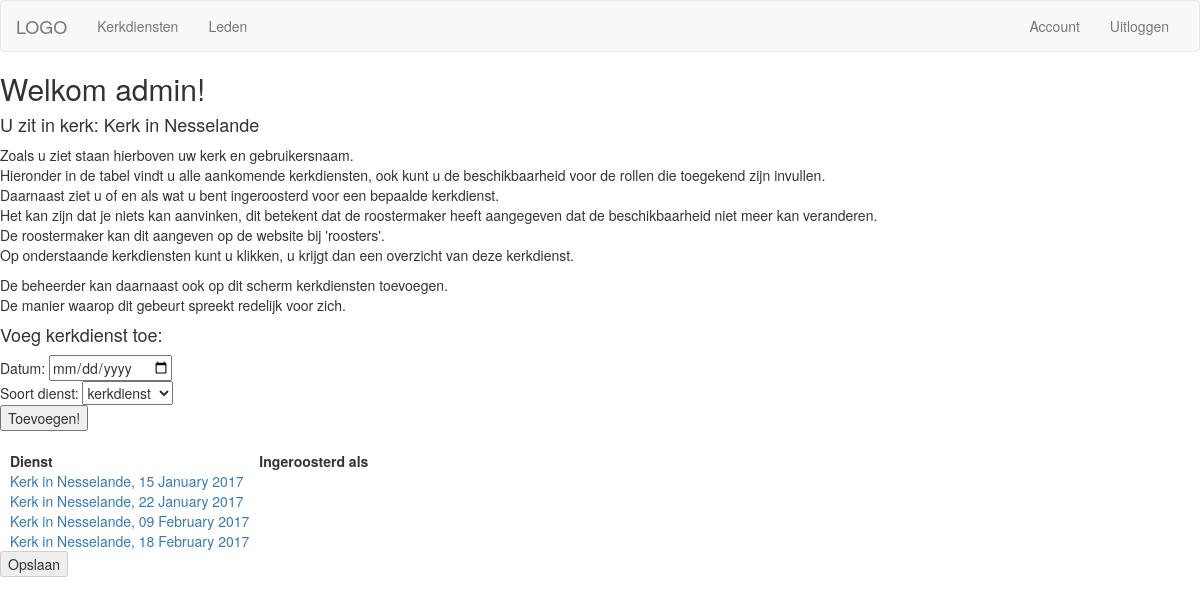
Page /kerkdiensten/ (signed in) on the earlier database version.
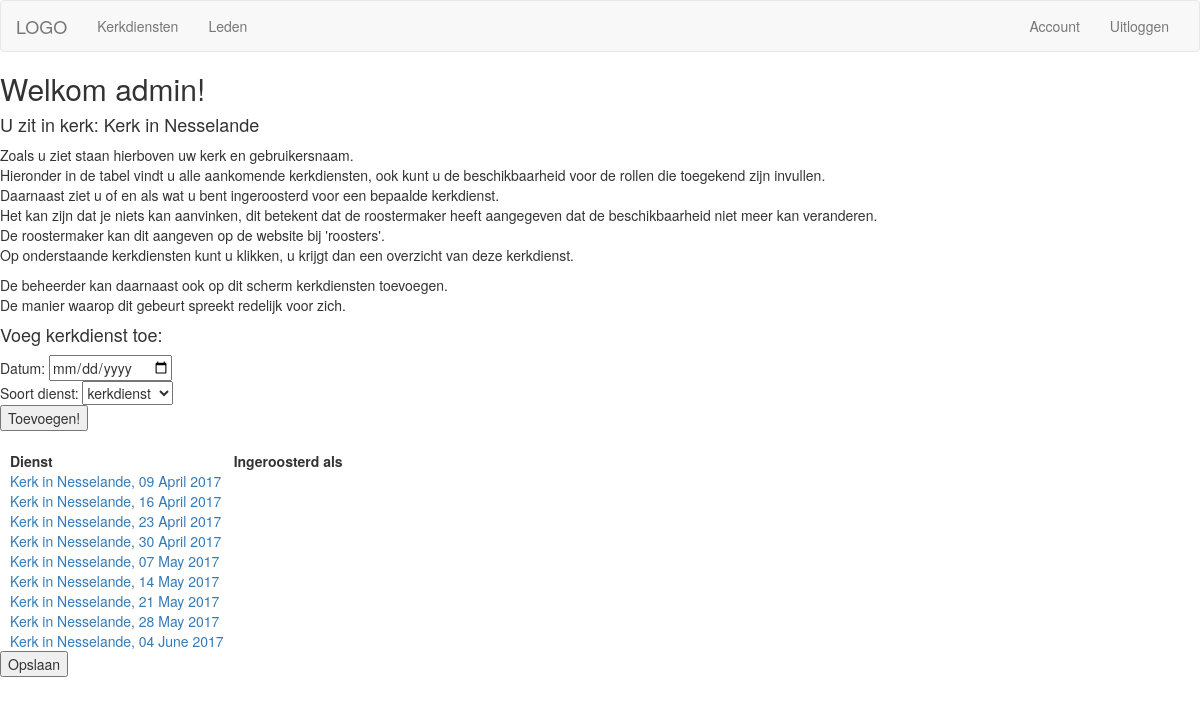
Same page on the later database version.
### kerkdiensten/models.py (models this page shows, shortened)
class Rollen(models.Model):
    rollen = models.CharField(max_length=256)
    rol_id = models.CharField(max_length=64)
    beschikbaarheid = models.BooleanField(default=False)
    class Meta:
        verbose_name_plural = 'rollen'

class User_details(models.Model):
    user = models.ForeignKey(User, default=1)
    kerk = models.ForeignKey('Kerken', default=None, blank=True, null=True)
    rollen_v2 = models.ManyToManyField('Rollen', blank=True, related_name='user_details_rollen_v2')
    class Meta:
        verbose_name_plural = 'user_details'

class Kerken(models.Model):
    kerk_naam = models.CharField(max_length=256)
    kerk_soort = models.CharField(max_length=256)
    class Meta:
        verbose_name_plural = 'kerken'

class Kerkdiensten(models.Model):
    kerk = models.ForeignKey('Kerken', default=None)
    start_time = models.DateField()
    soort_dienst = models.ForeignKey('DienstSoorten', default='kerkdienst')
    beschikbaar = models.ManyToManyField('UserRoll', default=None, blank=True, related_name='kerkdienst_beschikbaar')
    beschikbaarheid_open = models.BooleanField(default=True)
    ingeroosterd = models.ManyToManyField('UserRoll', default=None, blank=True, related_name='kerkdienst_ingeroosterd')
    def __str__(self):
        return self.kerk.kerk_naam + ', ' + self.start_time.strftime('%d %B %Y')
    class Meta:
        verbose_name_plural = 'kerkdiensten'

### kerkdiensten/views.py (the view, shortened to what this page needs)
@login_required
def index(request):
    dienstsoorten  = DienstSoorten.objects.all()
    try:
      kerk = User_details.objects.get(user=request.user)
      kerk_diensten = Kerkdiensten.objects.all().filter(kerk=kerk.kerk)
      user_details = get_object_or_404(User_details, user=request.user)
    except User_details.DoesNotExist:
        kerken = Kerken.objects.all()
        return render(request, 'kerkdiensten/kerkdiensten.html', {'kerk_keuze': kerken})
    if user_details.kerk == None:
        kerken = Kerken.objects.all()
        return render(request, 'kerkdiensten/kerkdiensten.html', {'kerk_keuze': kerken})
    rollen_lijst = []
    for rolz in user_details.rollen_v2.all().filter(beschikbaarheid=True):
        rollen_lijst.append(rolz)
    beschikbaarheid_lijst = []
    for dienst in kerk_diensten:
        beschikbaarheid = dienst.beschikbaar.all()
        for beschikte in beschikbaarheid:
            if beschikte.user == request.user:
                beschikbaarheid_lijst.append((dienst.pk, beschikte.rol.rollen))
    beschikbaarheid_lijst = []
    ingeroosterdDict = {}
    for dienst in kerk_diensten:
        ingeroosterd = dienst.ingeroosterd.all()
        ingeroosterdDict[dienst] = []
        for ingeroosterde in ingeroosterd:
            if ingeroosterde.user == request.user:
                ingeroosterdDict[dienst].append(ingeroosterde)
        beschikbaarheid = dienst.beschikbaar.all()
        for beschikte in beschikbaarheid:
            if beschikte.user == request.user:
                    beschikbaarheid_lijst.append((dienst.pk, beschikte.rol.rollen))
    return render(request, 'kerkdiensten/kerkdiensten.html', {'kerk': kerk, 'kerk_diensten': kerk_diensten, 'rollen_lijst': rollen_lijst, 'beschikbaar': beschikbaarheid_lijst, 'user_details':user_details, 'ingeroosterdDict':ingeroosterdDict, 'dienstsoorten':dienstsoorten})

### kerkdiensten/models.py (called while the page is built)
    def __str__(self):
        return self.naam

### kerkdiensten/templatetags/gen_iter.py (called while the page is built)
@register.filter(name='dictkey')
def keyvalue(dict, key):
    return dict[key]

@register.filter(name='alleRollen')
def alleRollen(user):
    userDetails = get_object_or_404(User_details, user=user)
    return userDetails.rollen_v2.all()

### kerkdiensten/templates/kerkdiensten/kerkdiensten.html (shortened to what this page needs)
{% extends 'kerkdiensten/base_kerkdiensten.html' %}
{% load gen_iter %}
{% block body %}
<h2>Welkom {{ user.username }}!</h2>
{% if kerk %}
<h4>U zit in kerk: {{ kerk.kerk.kerk_naam }}</h4>
{% endif %}
<p>
    Zoals u ziet staan hierboven uw kerk en gebruikersnaam.<br />
    Hieronder in de tabel vindt u alle aankomende kerkdiensten, ook kunt u de beschikbaarheid voor de rollen die toegekend zijn invullen.<br />
    Daarnaast ziet u of en als wat u bent ingeroosterd voor een bepaalde kerkdienst.<br />
    Het kan zijn dat je niets kan aanvinken, dit betekent dat de roostermaker heeft aangegeven dat de beschikbaarheid niet meer kan veranderen.<br />
    De roostermaker kan dit aangeven op de website bij 'roosters'.<br />
    Op onderstaande kerkdiensten kunt u klikken, u krijgt dan een overzicht van deze kerkdienst.<br />
</p>
<p>
    De beheerder kan daarnaast ook op dit scherm kerkdiensten toevoegen.<br />
    De manier waarop dit gebeurt spreekt redelijk voor zich.
</p>
{% for rolxy in user_details.rollen_v2.all %}
{% if rolxy.rollen == 'Beheerder' %}
<h4>Voeg kerkdienst toe:</h4>
<form action="{% url 'kerkdiensten:add_kerkdienst' %}" method="post">
    Datum:
    <input type="date" name="datum"><br />
    Soort dienst:
    <select name="dienstsoort">
        {% for dienstsoort in dienstsoorten %}
        <option value="{{ dienstsoort.pk }}">{{ dienstsoort }}</option>
        {% endfor %}
    </select><br />
    <input type="submit" value="Toevoegen!">
</form>
{% endif %}
{% endfor %}
<br />
<form action="{% url 'kerkdiensten:index' %}" method="post">
    <fieldset {% if not kerk_diensten.0.beschikbaarheid_open %} disabled {% endif%}>
    <table>
        <tr>
            <th style="padding-left:10px;">Dienst</th>
            <th style="padding-left:10px;">Ingeroosterd als</th>
        </tr>
        {% for dienst in kerk_diensten %}
        <tr>
            <td style="padding-left:10px;"><a href="{% url 'kerkdiensten:dienst' dienst.pk %}">{{ dienst }}</td>
            <td style="padding-left:10px;">{% for ingeroosterde in ingeroosterdDict|dictkey:dienst %}{{ingeroosterde.rol}}{% if not ingeroosterde.instrument == None %}:{{ ingeroosterde.instrument }}{% endif %}{% endfor %}</td>
        </tr>
        {% endfor %}
    </table>
    <input type="submit" value="Opslaan">
     </fieldset>
</form>
<br />
{% endblock body %}

### kerkdiensten/templates/kerkdiensten/base_kerkdiensten.html (shortened to what this page needs)
{% extends 'base.html' %}
{% load gen_iter %}
{% block navitems %}
<div class="collapse navbar-collapse">
    <ul class="nav navbar-nav">
        <li><a href="{% url 'kerkdiensten:index' %}">Kerkdiensten</a></li>
        {% for rollh in request.user|alleRollen %}
        {% if rollh.rollen == 'Beheerder' %}
        <li><a href="{% url 'kerkdiensten:leden' %}">Leden</a></li>
        {% endif %}
        {% endfor %}
    </ul>
    <ul class="nav navbar-nav navbar-right">
        <li><a href="{% url 'kerkdiensten:profile' %}">Account</a></li>
        <li><a href="{% url 'home:logout' %}">Uitloggen</a></li>
    </ul>
</div>
{% endblock navitems%}

### templates/base.html (shortened to what this page needs)
<!DOCTYPE html>
<html lang="en">
<head>
    <link rel="stylesheet" href="https://maxcdn.bootstrapcdn.com/bootstrap/3.3.6/css/bootstrap.min.css">
</head>
<body>
<nav class="navbar navbar-default">
    <div class="container-fluid">
        <div class="navbar-header">
            <a class="navbar-brand" href="{% url 'home:index' %}">LOGO</a>
        </div>
        {% block navitems %}
        {% endblock navitems%}
    </div>
</nav>
{% block body %}
{% endblock body %}
</body>
</html>

Differences in the rows shown:
removed Kerkdiensten: kerk+start_time "Kerk in Nesselande, 15 January 2017"
removed Kerkdiensten: kerk+start_time "Kerk in Nesselande, 22 January 2017"
removed Kerkdiensten: kerk+start_time "Kerk in Nesselande, 09 February 2017"
removed Kerkdiensten: kerk+start_time "Kerk in Nesselande, 18 February 2017"
added Kerkdiensten: kerk+start_time "Kerk in Nesselande, 09 April 2017"
added Kerkdiensten: kerk+start_time "Kerk in Nesselande, 16 April 2017"
added Kerkdiensten: kerk+start_time "Kerk in Nesselande, 23 April 2017"
added Kerkdiensten: kerk+start_time "Kerk in Nesselande, 30 April 2017"
added Kerkdiensten: kerk+start_time "Kerk in Nesselande, 07 May 2017"
added Kerkdiensten: kerk+start_time "Kerk in Nesselande, 14 May 2017"
added Kerkdiensten: kerk+start_time "Kerk in Nesselande, 21 May 2017"
added Kerkdiensten: kerk+start_time "Kerk in Nesselande, 28 May 2017"
added Kerkdiensten: kerk+start_time "Kerk in Nesselande, 04 June 2017"
